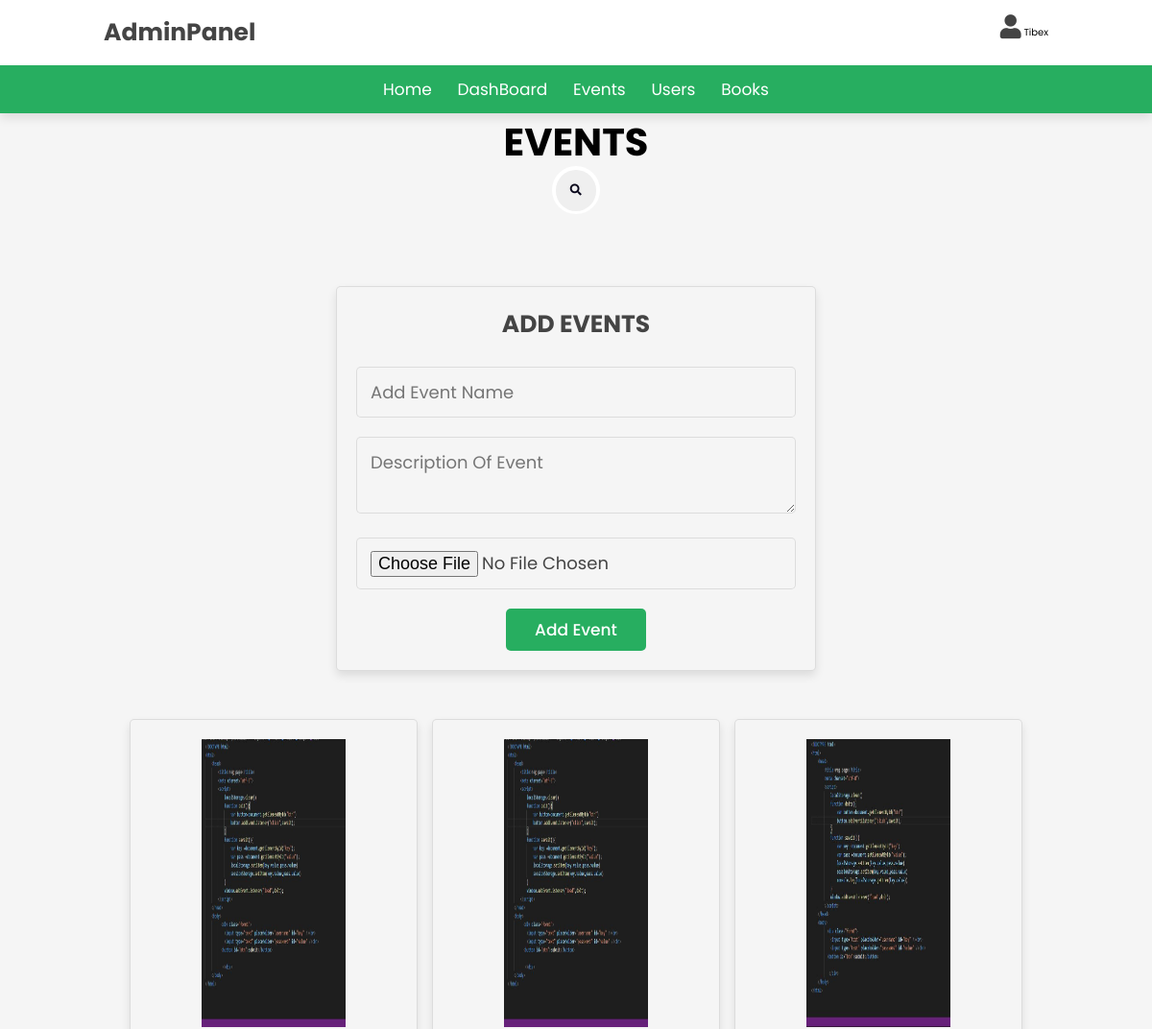
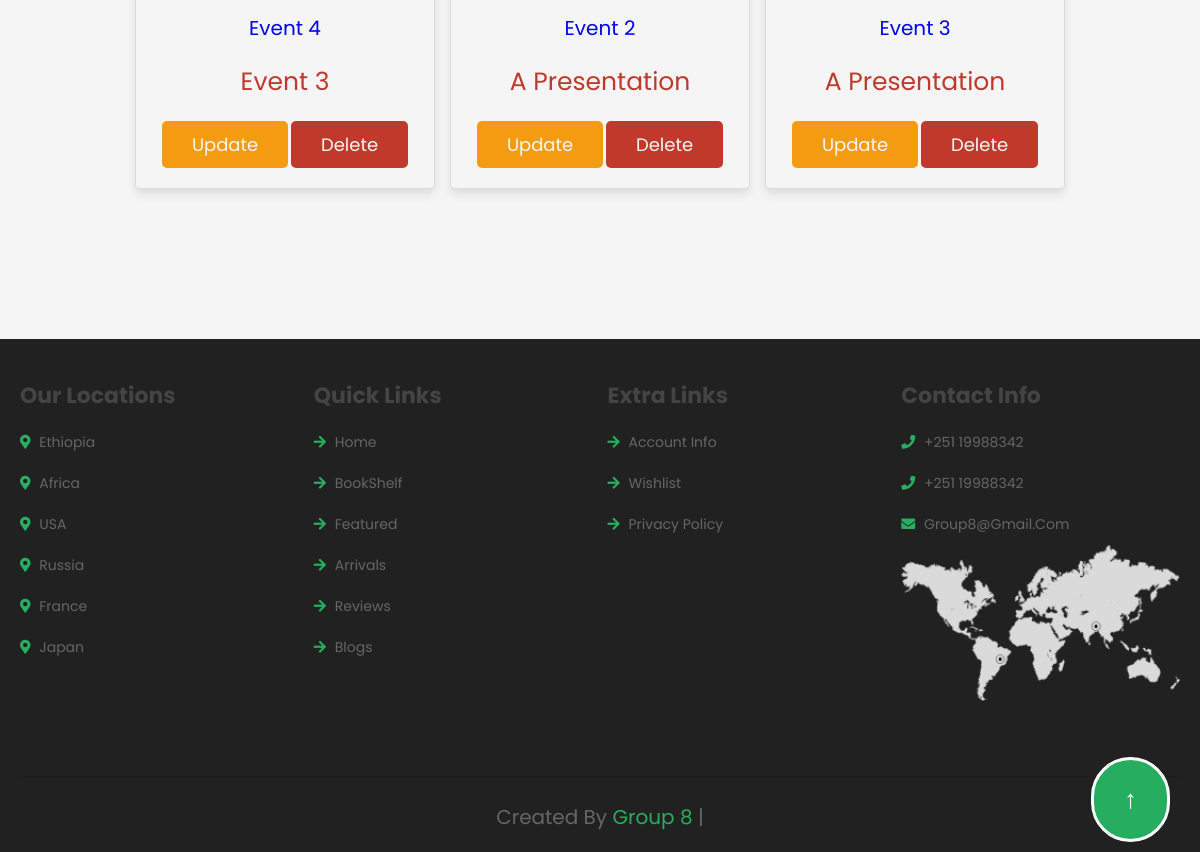
Page /admin/admin_events.php (signed in) on the committed database (2 pictures, top to bottom).
### tables this page shows
CREATE TABLE `event` (
  `ID` int(11) NOT NULL,
  `NAME` varchar(255) NOT NULL,
  `DESCRIPTION` varchar(1024) NOT NULL,
  `IMAGE` varchar(1024) NOT NULL,
  `Status` varchar(10) DEFAULT 'active',
  `CreatedAt` date NOT NULL DEFAULT current_timestamp()
);

### admin/search.php (called while the page is built, shortened)
<?php
    $user = $_GET['user'] ?? '';
    $event = $_GET['event'] ?? '';
    $book = $_GET['book'] ?? '';
    if($event){
        $select_events = mysqli_query($db, "SELECT * FROM event WHERE NAME LIKE '%$event%' order by NAME ASC") or die("query failed");
    }
    else if($user){
        $select_users = mysqli_query($db, "SELECT * FROM user WHERE UserName LIKE '%$user%' order by UserName ASC") or die("query failed");
    }
    else if($book){
        $select_books = mysqli_query($db, "SELECT * FROM books WHERE (Title LIKE '%$book%') OR  (Genre LIKE '%$book%') OR (Author LIKE '%$book%') OR (Language LIKE '%$book%')
         order by Title ASC") or die("query failed");
    }
    else{
        $select_events = mysqli_query($db, "SELECT * FROM event") or die("query failed");
    }

### admin/admin_events.php (the view, shortened to what this page needs)
<?php
include '../config/dbconfig.php';
?>
<!DOCTYPE html>
<html lang="en">
<head>
   <link rel="stylesheet" href="https://cdnjs.cloudflare.com/ajax/libs/font-awesome/6.0.0/css/all.min.css">
   <link rel="stylesheet" href="../css/admin_style.css">
</head>
<body>
<?php include '../inc/admin-nav.php'; ?>
<h1 class="title" style="color:black"> Events </h1>
<form action="" class="search-form" method="GET">
          <button type=submit class="fa fa-search"></button>
</form>
<section class="add-products">
   <form action="" method="post" enctype="multipart/form-data">
      <h3>Add Events</h3>
      <input type="text" name="name" class="box" placeholder="add event name" required>
      <textarea  min="0" name="description" class="box" placeholder="description of event" required></textarea>
      <input type="file" name="image" accept="image/jpg, image/jpeg, image/png" class="box" required>
      <input type="submit" value="add event" name="add_product" class="btn">
   </form>
</section>
<section class="show-products">
   <div class="box-container">
<?php
  include "search.php";
while($rows = mysqli_fetch_assoc($select_events)){
   ?>
      <div class="box">
         <img width=150px height=auto src="<?php echo $rows['IMAGE']; ?>" alt="">
         <div class="name"> <a href="../public/events.php?q=<?php   echo $rows["NAME"]; ?>"><?php echo $rows["NAME"];
         ?> </a></div>
         <div class="price"><?php echo $rows["DESCRIPTION"]; ?></div>
         <a href="admin_events.php?update=<?php echo $rows['ID']; ?>" class="option-btn">update</a>
         <a href="admin_events.php?delete=<?php echo $rows['ID']; ?>" class="delete-btn" onclick="return confirm('Remove this Event?');">delete</a>
      </div>
      <?php
      }
      ?>
   </div>
</section>
<?php
include '../inc/footer.php';
?>
</body>
</html>

### css/admin_style.css (style rules this page uses)
:root { --purple:#27ae60; --green: #27ae60; --red:#c0392b; --orange:#f39c12; --black:#333; --white:#f5f5f5; --light-color:#665; --light-white:#ccc; --light-bg:#f5f5f5; --border:.1rem solid var(--black); --box-shadow:0 .5rem 1rem rgba(5,0,0,.1); }
* { font-family: 'Rubik', sans-serif; margin:0; padding:0; box-sizing: border-box; outline: none; border:none; text-decoration: none; transition:all .2s linear; }
html { font-size: 62.5%; overflow-x: hidden; }
body { background-color: var(--light-bg); }
section { padding:3rem 2rem; }
.title { text-align: center; margin-bottom: 2rem; text-transform: uppercase; color:var(--white); font-size: 4rem; }
.btn, .option-btn, .delete-btn, .white-btn { display: inline-block; margin-top: 1rem; padding:1rem 3rem; cursor: pointer; color:var(--white); font-size: 1.8rem; border-radius: .5rem; text-transform: capitalize; }
.white-btn, .btn { background-color: var(--purple); }
.option-btn { background-color: var(--orange); }
.delete-btn { background-color: var(--red); }
.add-products form { background-color: var(--white); border-radius: .5rem; padding:2rem; text-align: center; box-shadow: var(--box-shadow); border:var(--border); max-width: 50rem; margin:0 auto; }
.add-products form h3 { font-size: 2.5rem; text-transform: uppercase; color:var(--black); margin-bottom: 1.5rem; }
.add-products form .box { width: 100%; background-color: var(--light-bg); border-radius: .5rem; margin:1rem 0; padding:1.2rem 1.4rem; color:var(--black); font-size: 1.8rem; border:var(--border); }
.show-products .box-container { display: grid; grid-template-columns: repeat(auto-fit, 30rem); justify-content: center; gap:1.5rem; max-width: 1200px; margin:0 auto; align-items: flex-start; }
.show-products { padding-top: 0; }
.show-products .box-container .box { text-align: center; padding:2rem; border-radius: .5rem; border:var(--border); box-shadow: var(--box-shadow); background-color: var(--white); }
.show-products .box-container .box img { height: 30rem; }
.show-products .box-container .box .name { padding:1rem 0; font-size: 2rem; color:var(--black); }
.show-products .box-container .box .price { padding:1rem 0; font-size: 2.5rem; color:var(--red); }

### css/style.css (style rules this page uses)
:root { --green: #27ae60; --dark-color: #219150; --black: #444; --light-color: #666; --border: 0.1rem solid rgba(0, 0, 0, 0.1); --border-hover: 0.1rem solid var(--black); --box-shadow: 0 0.5rem 1rem rgba(0, 0, 0, 0.1); }
* { font-family: "Poppins", sans-serif; margin: 0; padding: 0; box-sizing: border-box; outline: none; border: none; text-decoration: none; text-transform: capitalize; transition: all 0.2s linear; transition: width none; }
html { font-size: 62.5%; overflow-x: hidden; scroll-padding-top: 5rem; scroll-behavior: smooth; }
section { padding: 5rem 9%; }
.btn { margin-top: 1rem; display: inline-block; padding: 0.9rem 3rem; border-radius: 0.5rem; color: #fff; background: var(--green); font-size: 1.7rem; cursor: pointer; font-weight: 500; }

### css/footer.css (style rules this page uses)
.box-container { display: flex; }

### admin/admin_events.php (style rules this page uses)
.search-form { position: relative; top: 50%; left: 50%; transform: translate(-50%,-50%); transition: all 1s; width: 50px; height: 50px; background: white; box-sizing: border-box; border-radius: 25px; border: 4px solid white; padding: 5px; }
.fa { box-sizing: border-box; padding: 10px; width: 42.5px; height: 42.5px; position: absolute; top: 0; right: 0; border-radius: 50%; color: #07051a; text-align: center; font-size: 1.2em; transition: all 1s; }

### rows in the picture
event: IMAGE (picture), NAME "Event 4", DESCRIPTION "Event 3"
event: IMAGE (picture), NAME "Event 2", DESCRIPTION "A Presentation"
event: IMAGE (picture), NAME "Event 3", DESCRIPTION "A Presentation"

### other values in the picture
$_SESSION["username"] "Tibex"
